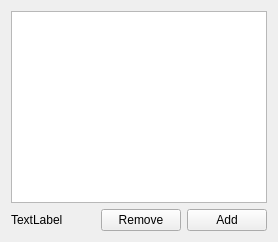
         <widget class="QWidget" name="tab_9">
          <attribute name="title">
           <string>Dark</string>
          </attribute>
          <layout class="QGridLayout" name="gridLayout_5">
           <item row="0" column="0" colspan="3">
            <widget class="QListWidget" name="listWidget_3">
             <property name="selectionMode">
              <enum>QAbstractItemView::ExtendedSelection</enum>
             </property>
            </widget>
           </item>
           <item row="1" column="0">
            <widget class="QLabel" name="label_28">
             <property name="text">
              <string>TextLabel</string>
             </property>
            </widget>
           </item>
           <item row="1" column="1">
            <widget class="QPushButton" name="pushButton_7">
             <property name="sizePolicy">
              <sizepolicy hsizetype="Fixed" vsizetype="Fixed">
               <horstretch>0</horstretch>
               <verstretch>0</verstretch>
              </sizepolicy>
             </property>
             <property name="text">
              <string>Remove</string>
             </property>
             <property name="icon">
              <iconset>
               <normaloff>img/list-remove.png</normaloff>img/list-remove.png</iconset>
             </property>
            </widget>
           </item>
           <item row="1" column="2">
            <widget class="QPushButton" name="pushButton_6">
             <property name="sizePolicy">
              <sizepolicy hsizetype="Fixed" vsizetype="Fixed">
               <horstretch>0</horstretch>
               <verstretch>0</verstretch>
              </sizepolicy>
             </property>
             <property name="text">
              <string>Add</string>
             </property>
             <property name="icon">
              <iconset>
               <normaloff>img/list-add.png</normaloff>img/list-add.png</iconset>
             </property>
            </widget>
           </item>
          </layout>
         </widget>
